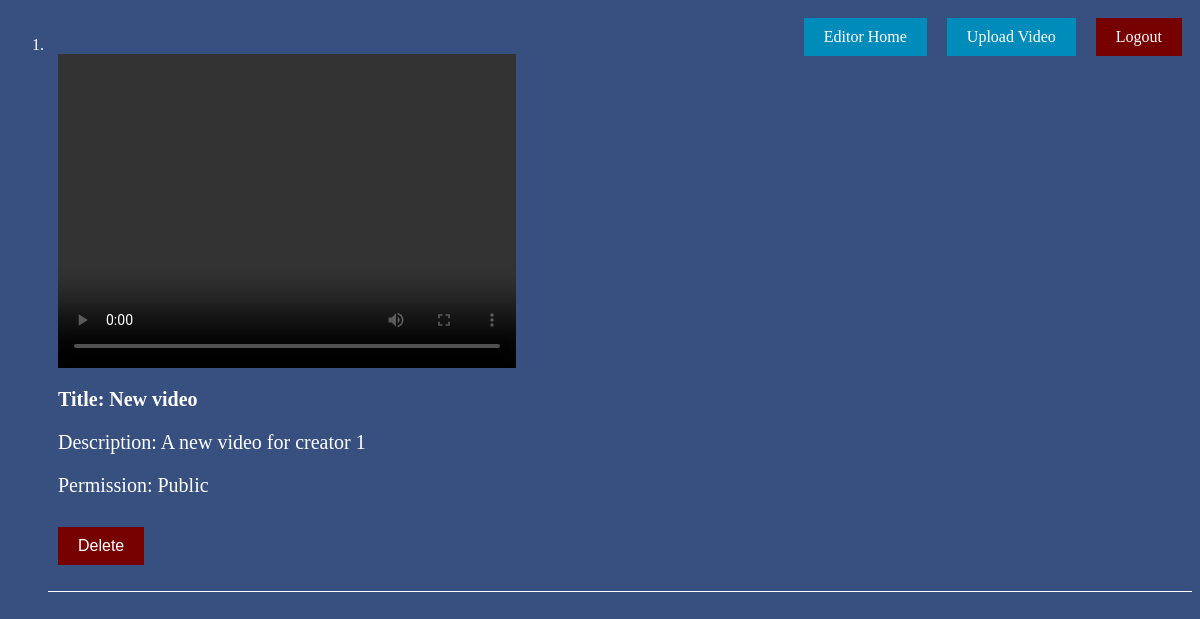
Page /video_list_editor (signed in) on the earlier database version.
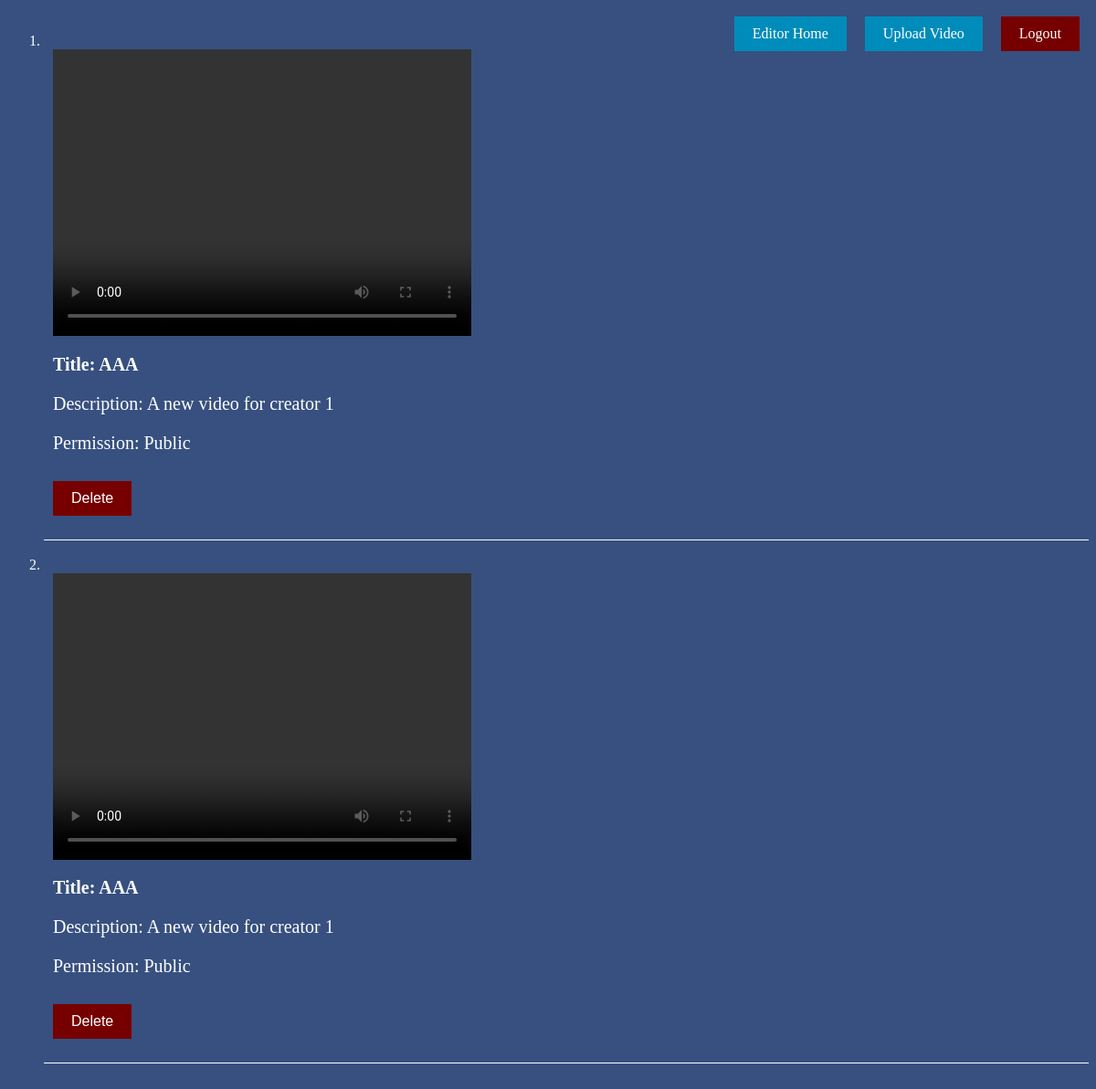
Same page on the later database version.
### datafortress/models.py (models this page shows, shortened)
class Video(models.Model):
    title = models.CharField(max_length=255)
    description = models.CharField(max_length=500)
    video_file = models.FileField(upload_to=video_file_path)
    is_public = models.CharField(max_length=20)
    uploader = models.ForeignKey(User, on_delete=models.CASCADE, related_name='uploaded_videos', null=True)
    receiver = models.ForeignKey(User, on_delete=models.CASCADE, related_name='received_videos', null=True)

### datafortress/views.py (the view)
# urls.py: path('video_list_editor', views.video_list_editor, name='video_list_editor'),
@user_passes_test(user_in_editor)
@login_required
def video_list_editor(request):
    videos = Video.objects.filter(uploader=request.user)
    return render(request, 'video_list_editor.html', {'videos':videos})

### datafortress/views.py (called while the page is built)
def user_in_editor(user):
    return user.groups.filter(name='editor').exists()

### templates/video_list_editor.html (shortened to what this page needs)
{% load static %}
<link rel="stylesheet" href="{% static 'stylehome.css' %}">
<body>
    <a class='button logout-button' href='logout' style="float:right;">Logout</a>
    <a class='button login-button' href='upload_video' style="float:right;">Upload Video</a>
    <a class='button login-button' href='welcome_editor' style="float:right;">Editor Home</a>
        <br>
    <ol style='color:white;  margin-top:10px'>
        {% for video in videos %}
            <li style="border-bottom:1px solid white;">
                <br>
                <video width="40%" height="40%" controls style="margin-left:10px;">
                    <source src="{{ video.video_file.url }}" type="video/mp4">
                </video>
                <h3 class='list-item'>Title: {{ video.title }}</h3>
                <p class='list-item'>Description: {{ video.description }}</p>
                {% if video.is_public %}
                    <p class='list-item'>Permission: Public</p>
                {% else %}
                    <p class='list-item'>Permission: Private</p>
                {% endif %}
                <form method="post" action="{% url 'delete_video_editor' video.id %}" class="inline-form">
                    <button type="submit" class='button logout-button'>Delete</button>
                </form>
            </li>
            <br>
        {% empty %}
            <p>No videos uploaded.</p>
        {% endfor %}
    </ol>
</body>

Differences in the rows shown:
removed Video: title "New video", description "A new video for creator 1", is_public "Permission: Public"
added Video: title "AAA", description "A new video for creator 1", is_public "Permission: Public"
added Video: title "AAA", description "A new video for creator 1", is_public "Permission: Public"
